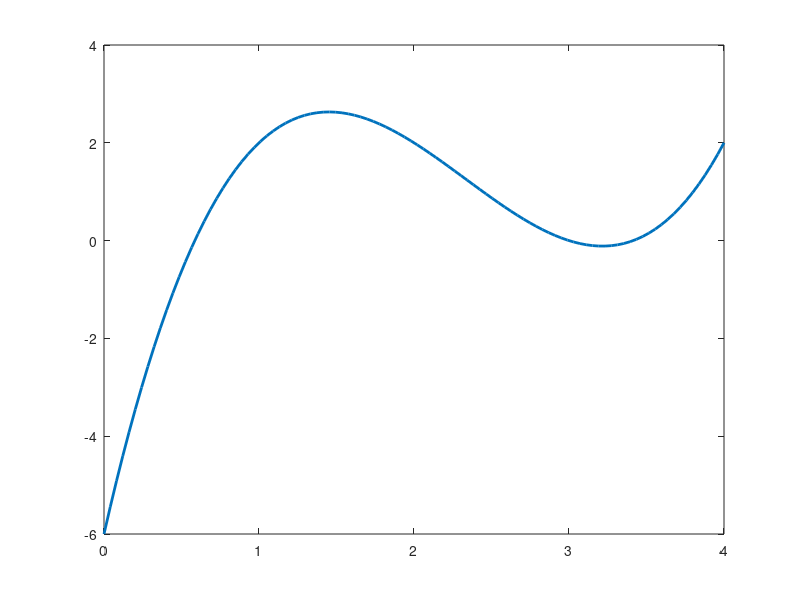

Recreate this plot in MATLAB. (Note: this script raises an error after producing the figure.)
f=@(x) x.^3-7.*x.^2+14*x-6;
X = linspace(0,4,100) %face un interval [0,4] de il imparte in 100 de puncte
Y = f(X); 
plot(X, Y, 'linewidth', 2);
eps=10^(-5);
[xaprox1]=MetBisectie(f,0,1,eps);
[xaprox2]=MetBisectie(f,1,3.2,eps);
[xaprox3]=MetBisectie(f,3.2,4,eps);
hold on; % ca sa faca in aceeasi figura
xL = xlim;
yL = ylim;
line(xL, [0 0], 'color', 'k', 'linewidth', 2) %axa ox
line([0 0], yL, 'color', 'k', 'linewidth', 2) %axa oy
plot(xaprox1, f(xaprox1), 'o', 'MarkerFaceColor', 'g', 'MarkerSize', 10);
text(0.4,0.4,'x_{arpox1}', 'EdgeColor', 'y', 'lineWidth', 1.5)
plot(xaprox2, f(xaprox2),'o', 'MarkerFaceColor', 'g', 'MarkerSize', 10);
text(2.8,-0.4,'x_{arpox2}', 'EdgeColor', 'y', 'lineWidth', 1.5);
plot(xaprox3, f(xaprox3),'o', 'MarkerFaceColor', 'g', 'MarkerSize', 10);
text(3.45,-0.4,'x_{arpox3}', 'EdgeColor', 'y', 'lineWidth', 1.5);
xlabel('x'); ylabel('y'); title('Metoda Bisectiei');
hold off